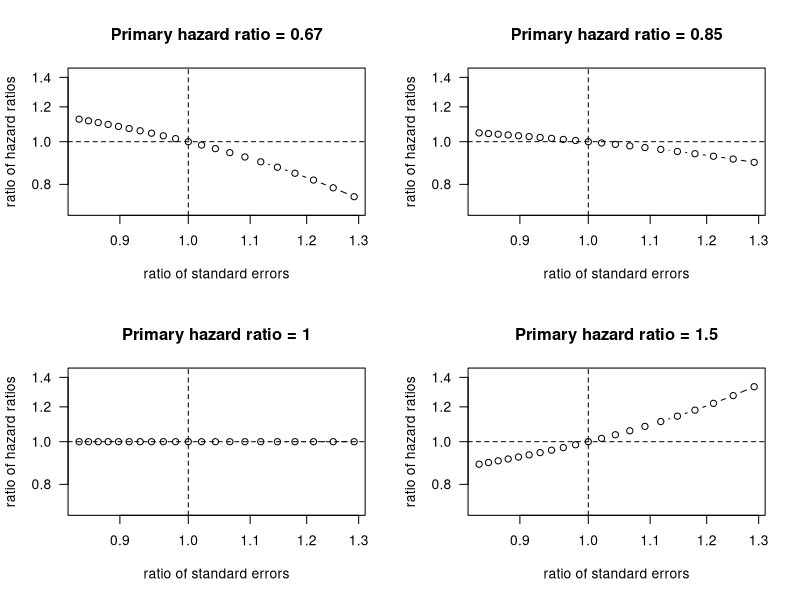

Generate this figure with R:
## obs1, obs0: observed number of events in intervention and control group
## exp1, exp0: expected number of events in intervention and control group
## obs1Add, obs0Add: number of events to be added to observed number of events in sensitivity analysis
## w: weight describing how the edditional events obs1Add + obs0Add are distributed to the expected number of events

#The expected number of events is calculated under H_0 (assume no difference between the two groups)
#HR=(obs1/exp1)/(obs0/exp0)= ratio of relative hazard (hazard rate compared to the hazard rate under the null hypothesis) of the two groups
#Therefore HR=(obs1/obs0)/(exp1/exp0)
#Following this we have se(log(HR))=sqrt((1/exp1)+(1/exp0), which depends only on the number of events

sensitivity <- function(obs1, obs0, exp1, exp0, obs1Add, obs0Add, w=0.5){
## standard error and hazard ratio of primary analysis
    seP <- sqrt(1/exp1+1/exp0)
    HRP <- (obs1/obs0)/(exp1/exp0)

## add new observed counts to observed number of events
    obs1new <- obs1 + obs1Add
    obs0new <- obs0 + obs0Add

## add new observed counts to expected number of events 
    obsAdd <- obs1Add + obs0Add 
    exp0new <- exp0 + w*obsAdd 
    exp1new <- exp1 + (1-w)*obsAdd 
    
## standard error and hazard ratio of sensitivity analysis
    seS <- sqrt(1/exp1new+1/exp0new)
    HRS <- (obs1new/obs0new)/(exp1new/exp0new)
## ratio of standard errors and hazard ratios    
    ratioSE <- seS/seP
    ratioHR <- HRS/HRP
    return(c(ratioSE, ratioHR))
}

#

myi <- seq(from=-10, to=10, by=1)
result <- matrix(NA, ncol=2, nrow=length(myi))
f1 <- 1
f0 <- 1
myw <- 0.5

par(las=1, mfrow=c(2,2))
## Figure 1
myobs1 <- 20
myobs0 <- 30
myexp1 <- myexp0 <- 25
HR <- (myobs1/myobs0)/(myexp1/myexp0)
for(i in 1:length(myi))
    result[i,]  <- sensitivity(obs1=myobs1, obs0=myobs0, exp1=myexp1, exp0=myexp0, obs1Add=f1*myi[i], obs0Add=f0*myi[i], w=myw)
par(las=1)
plot(result, type="b", xlab="ratio of standard errors", ylab="ratio of hazard ratios", log="xy", ylim=c(0.7, 10/7))
title(paste("Primary hazard ratio =", as.character(round(HR, 2))))
abline(h=1, lty=2)
abline(v=1, lty=2)
## Figure 2
myobs1 <- 23
myobs0 <- 27
myexp1 <- myexp0 <- 25
HR <- (myobs1/myobs0)/(myexp1/myexp0)
for(i in 1:length(myi))
    result[i,]  <- sensitivity(obs1=myobs1, obs0=myobs0, exp1=myexp1, exp0=myexp0, obs1Add=f1*myi[i], obs0Add=f0*myi[i], w=myw)
par(las=1)
plot(result, type="b", xlab="ratio of standard errors", ylab="ratio of hazard ratios", log="xy", ylim=c(0.7, 10/7))
title(paste("Primary hazard ratio =", as.character(round(HR, 2))))
abline(h=1, lty=2)
abline(v=1, lty=2)
## Figure 3
myobs1 <- 25
myobs0 <- 25
myexp1 <- myexp0 <- 25
HR <- (myobs1/myobs0)/(myexp1/myexp0)
for(i in 1:length(myi))
    result[i,]  <- sensitivity(obs1=myobs1, obs0=myobs0, exp1=myexp1, exp0=myexp0, obs1Add=f1*myi[i], obs0Add=f0*myi[i], w=myw)
par(las=1)
plot(result, type="b", xlab="ratio of standard errors", ylab="ratio of hazard ratios", log="xy", ylim=c(0.7, 10/7))
title(paste("Primary hazard ratio =", as.character(round(HR, 2))))
abline(h=1, lty=2)
abline(v=1, lty=2)
## Figure 4
myobs1 <- 30
myobs0 <- 20
myexp1 <- myexp0 <- 25
HR <- (myobs1/myobs0)/(myexp1/myexp0)
for(i in 1:length(myi))
    result[i,]  <- sensitivity(obs1=myobs1, obs0=myobs0, exp1=myexp1, exp0=myexp0, obs1Add=f1*myi[i], obs0Add=f0*myi[i], w=myw)
par(las=1)
plot(result, type="b", xlab="ratio of standard errors", ylab="ratio of hazard ratios", log="xy", ylim=c(0.7, 10/7))
title(paste("Primary hazard ratio =", as.character(round(HR, 2))))
abline(h=1, lty=2)
abline(v=1, lty=2)
